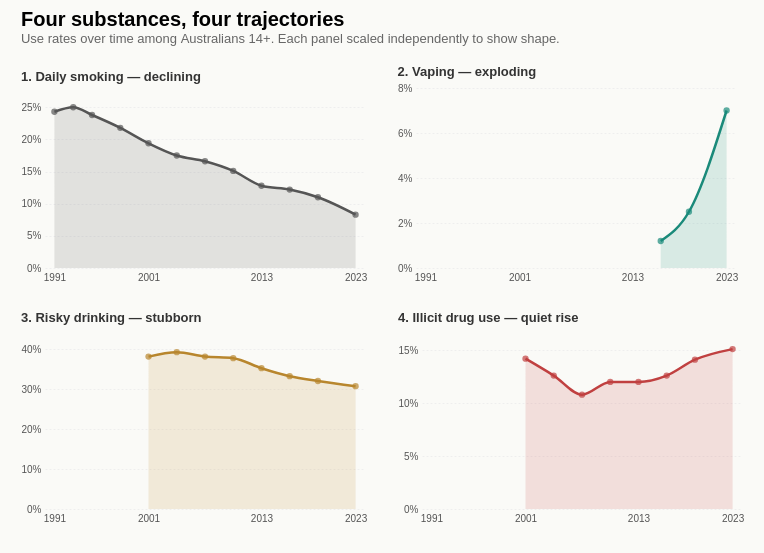

Vega-Lite specification for this chart:
### Vega-Lite specification from a JSON file in a GitHub repository (floating-point values rounded to 4 significant figures)
{"$schema": "https://vega.github.io/schema/vega-lite/v5.json", "title": {"text": "Four substances, four trajectories", "subtitle": "Use rates over time among Australians 14+. Each panel scaled independently to show shape.", "anchor": "start", "fontSize": 20, "subtitleFontSize": 13, "subtitleColor": "#666", "offset": 20}, "config": {"view": {"stroke": null}, "font": "sans-serif"}, "background": "#FAFAF7", "padding": {"left": 20, "right": 20, "top": 10, "bottom": 30}, "vconcat": [{"hconcat": [{"width": 320, "height": 180, "title": {"text": "1. Daily smoking — declining", "fontSize": 13, "fontWeight": 600, "anchor": "start", "color": "#333"}, "data": {"values": [{"year": 1991, "rate": 24.3}, {"year": 1993, "rate": 25.0}, {"year": 1995, "rate": 23.8}, {"year": 1998, "rate": 21.8}, {"year": 2001, "rate": 19.4}, {"year": 2004, "rate": 17.5}, {"year": 2007, "rate": 16.6}, {"year": 2010, "rate": 15.1}, {"year": 2013, "rate": 12.8}, {"year": 2016, "rate": 12.2}, {"year": 2019, "rate": 11.0}, {"year": 2023, "rate": 8.3}]}, "encoding": {"x": {"field": "year", "type": "quantitative", "scale": {"domain": [1990, 2024]}, "title": null, "axis": {"values": [1991, 2001, 2013, 2023], "format": "d", "labelFontSize": 10, "labelColor": "#555", "domain": false, "ticks": false, "labelPadding": 4, "grid": false}}, "y": {"field": "rate", "type": "quantitative", "title": null, "scale": {"domain": [0, 28]}, "axis": {"labelFontSize": 10, "labelColor": "#555", "domain": false, "ticks": false, "grid": true, "gridColor": "#EEE", "gridDash": [2, 2], "labelPadding": 4, "labelExpr": "datum.value + '%'"}}}, "layer": [{"mark": {"type": "area", "color": "#555", "opacity": 0.15, "interpolate": "monotone", "line": false}}, {"mark": {"type": "line", "color": "#555", "strokeWidth": 2.5, "interpolate": "monotone"}, "encoding": {"tooltip": [{"field": "year", "type": "quantitative", "title": "Year"}, {"field": "rate", "type": "quantitative", "title": "Rate (%)"}]}}, {"mark": {"type": "point", "filled": true, "color": "#555", "size": 40}}]}, {"width": 320, "height": 180, "title": {"text": "2. Vaping — exploding", "fontSize": 13, "fontWeight": 600, "anchor": "start", "color": "#333"}, "data": {"values": [{"year": 2016, "rate": 1.2}, {"year": 2019, "rate": 2.5}, {"year": 2023, "rate": 7.0}]}, "encoding": {"x": {"field": "year", "type": "quantitative", "scale": {"domain": [1990, 2024]}, "title": null, "axis": {"values": [1991, 2001, 2013, 2023], "format": "d", "labelFontSize": 10, "labelColor": "#555", "domain": false, "ticks": false, "labelPadding": 4, "grid": false}}, "y": {"field": "rate", "type": "quantitative", "title": null, "scale": {"domain": [0, 8]}, "axis": {"labelFontSize": 10, "labelColor": "#555", "domain": false, "ticks": false, "grid": true, "gridColor": "#EEE", "gridDash": [2, 2], "labelPadding": 4, "labelExpr": "datum.value + '%'"}}}, "layer": [{"mark": {"type": "area", "color": "#1A8A7A", "opacity": 0.15, "interpolate": "monotone", "line": false}}, {"mark": {"type": "line", "color": "#1A8A7A", "strokeWidth": 2.5, "interpolate": "monotone"}, "encoding": {"tooltip": [{"field": "year", "type": "quantitative", "title": "Year"}, {"field": "rate", "type": "quantitative", "title": "Rate (%)"}]}}, {"mark": {"type": "point", "filled": true, "color": "#1A8A7A", "size": 40}}]}], "spacing": 30}, {"hconcat": [{"width": 320, "height": 180, "title": {"text": "3. Risky drinking — stubborn", "fontSize": 13, "fontWeight": 600, "anchor": "start", "color": "#333"}, "data": {"values": [{"year": 2001, "rate": 38.1}, {"year": 2004, "rate": 39.2}, {"year": 2007, "rate": 38.1}, {"year": 2010, "rate": 37.7}, {"year": 2013, "rate": 35.2}, {"year": 2016, "rate": 33.2}, {"year": 2019, "rate": 32.0}, {"year": 2023, "rate": 30.7}]}, "encoding": {"x": {"field": "year", "type": "quantitative", "scale": {"domain": [1990, 2024]}, "title": null, "axis": {"values": [1991, 2001, 2013, 2023], "format": "d", "labelFontSize": 10, "labelColor": "#555", "domain": false, "ticks": false, "labelPadding": 4, "grid": false}}, "y": {"field": "rate", "type": "quantitative", "title": null, "scale": {"domain": [0, 45]}, "axis": {"labelFontSize": 10, "labelColor": "#555", "domain": false, "ticks": false, "grid": true, "gridColor": "#EEE", "gridDash": [2, 2], "labelPadding": 4, "labelExpr": "datum.value + '%'"}}}, "layer": [{"mark": {"type": "area", "color": "#B8862D", "opacity": 0.15, "interpolate": "monotone", "line": false}}, {"mark": {"type": "line", "color": "#B8862D", "strokeWidth": 2.5, "interpolate": "monotone"}, "encoding": {"tooltip": [{"field": "year", "type": "quantitative", "title": "Year"}, {"field": "rate", "type": "quantitative", "title": "Rate (%)"}]}}, {"mark": {"type": "point", "filled": true, "color": "#B8862D", "size": 40}}]}, {"width": 320, "height": 180, "title": {"text": "4. Illicit drug use — quiet rise", "fontSize": 13, "fontWeight": 600, "anchor": "start", "color": "#333"}, "data": {"values": [{"year": 2001, "rate": 14.2}, {"year": 2004, "rate": 12.6}, {"year": 2007, "rate": 10.8}, {"year": 2010, "rate": 12.0}, {"year": 2013, "rate": 12.0}, {"year": 2016, "rate": 12.6}, {"year": 2019, "rate": 14.1}, {"year": 2023, "rate": 15.1}]}, "encoding": {"x": {"field": "year", "type": "quantitative", "scale": {"domain": [1990, 2024]}, "title": null, "axis": {"values": [1991, 2001, 2013, 2023], "format": "d", "labelFontSize": 10, "labelColor": "#555", "domain": false, "ticks": false, "labelPadding": 4, "grid": false}}, "y": {"field": "rate", "type": "quantitative", "title": null, "scale": {"domain": [0, 17]}, "axis": {"labelFontSize": 10, "labelColor": "#555", "domain": false, "ticks": false, "grid": true, "gridColor": "#EEE", "gridDash": [2, 2], "labelPadding": 4, "labelExpr": "datum.value + '%'"}}}, "layer": [{"mark": {"type": "area", "color": "#C04040", "opacity": 0.15, "interpolate": "monotone", "line": false}}, {"mark": {"type": "line", "color": "#C04040", "strokeWidth": 2.5, "interpolate": "monotone"}, "encoding": {"tooltip": [{"field": "year", "type": "quantitative", "title": "Year"}, {"field": "rate", "type": "quantitative", "title": "Rate (%)"}]}}, {"mark": {"type": "point", "filled": true, "color": "#C04040", "size": 40}}]}], "spacing": 30}], "spacing": 30}
